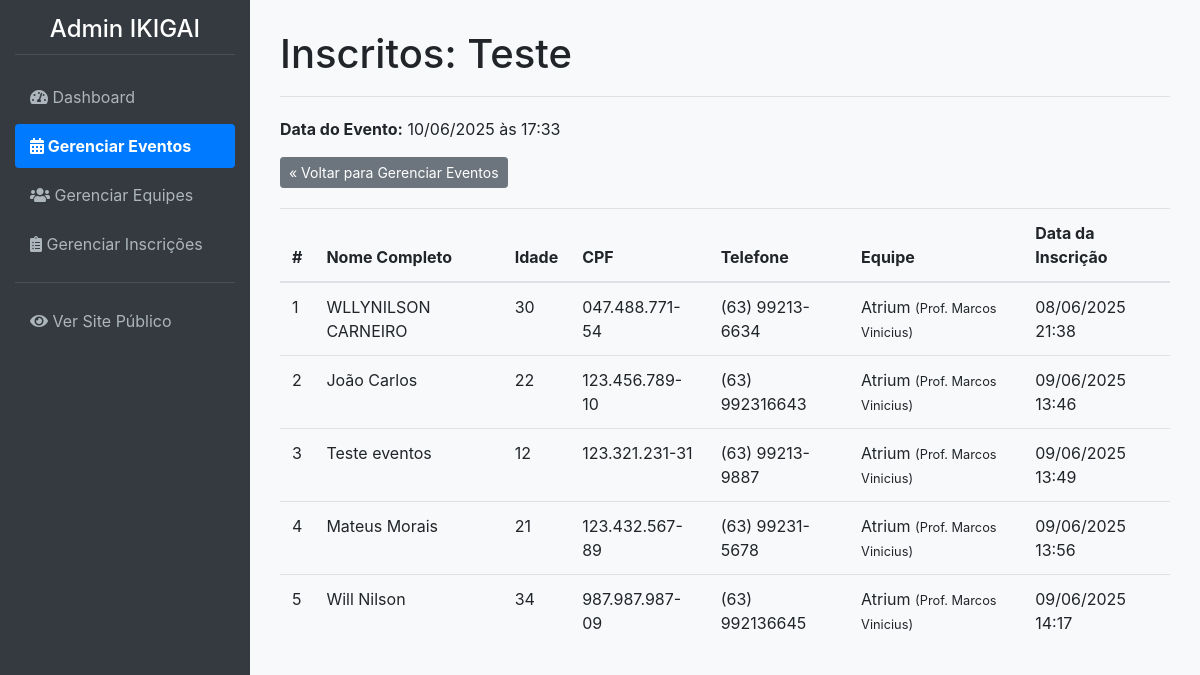
The app's page /admin/eventos/1/inscricoes (signed in), older data.
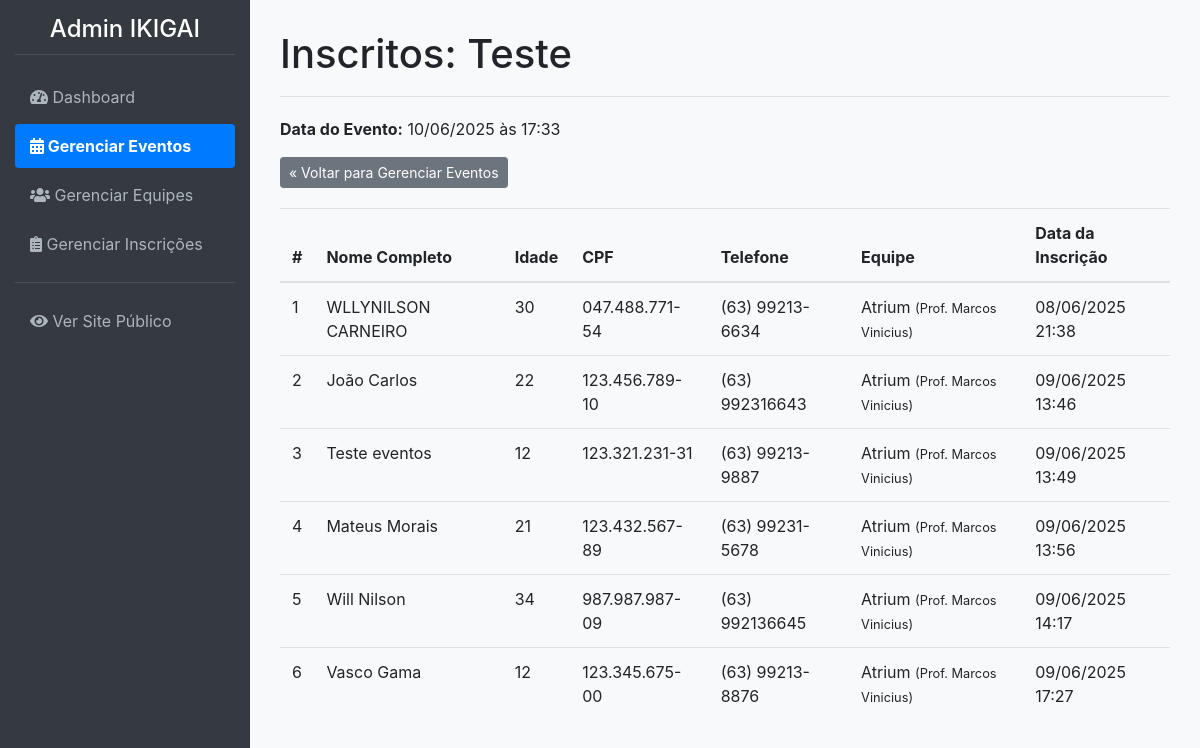
The same page, newer data.
### app/models.py (models this page shows, shortened)
class Evento(db.Model):
    __tablename__ = 'eventos'
    id = db.Column(db.Integer, primary_key=True)
    nome_evento = db.Column(db.String(200), nullable=False)
    data_hora_evento = db.Column(db.DateTime, nullable=False)
    palestrante = db.Column(db.String(100))
    imagem_palestrante = db.Column(db.String(300), nullable=True) # URL para a imagem
    descricao = db.Column(db.Text)
    local_evento = db.Column(db.String(200))
    preco = db.Column(db.Float, default=0.0)
    numero_vagas = db.Column(db.Integer, nullable=False)
    inscricoes = db.relationship('Inscricao', backref='evento', lazy=True)

class Inscricao(db.Model):
    __tablename__ = 'inscricoes'
    id = db.Column(db.Integer, primary_key=True)
    nome_participante = db.Column(db.String(100), nullable=False)
    sobrenome_participante = db.Column(db.String(100), nullable=False)
    idade = db.Column(db.Integer, nullable=False)
    cpf = db.Column(db.String(14), nullable=False)
    telefone = db.Column(db.String(20), nullable=False)
    data_inscricao = db.Column(db.DateTime, default=datetime.utcnow)
    evento_id = db.Column(db.Integer, db.ForeignKey('eventos.id'), nullable=False)
    equipe_id = db.Column(db.Integer, db.ForeignKey('equipes.id'), nullable=False)
    status = db.Column(db.String(20), nullable=False, default='Pendente')
    email = db.Column(db.String(100), nullable=False, unique=True)
    __table_args__ = (db.UniqueConstraint('cpf', 'evento_id', name='uq_cpf_evento'),)

class Equipe(db.Model):
    __tablename__ = 'equipes'
    id = db.Column(db.Integer, primary_key=True)
    nome_equipe = db.Column(db.String(100), nullable=False, unique=True)
    professor_responsavel = db.Column(db.String(100), nullable=False)
    inscricoes = db.relationship('Inscricao', backref='equipe', lazy=True)

### app/admin/routes.py (the view)
@bp.route('/eventos/<int:evento_id>/inscricoes')
@login_required
def listar_inscricoes_evento(evento_id):
    evento = Evento.query.get_or_404(evento_id)
    inscricoes = Inscricao.query.filter_by(evento_id=evento.id).order_by(Inscricao.data_inscricao).all()
    return render_template('admin/admin_listar_inscricoes_evento.html', evento=evento, inscricoes=inscricoes)

### app/__init__.py (called while the page is built)
@login_manager.user_loader
def load_user(user_id):
    return models.User.query.get(int(user_id))

### app/admin/routes.py (called while the page is built)
@bp.before_request
def before_request_handler():
    if current_app.config.get('DEBUG') and not current_user.is_authenticated:
        user = User.query.first()
        if user:
            login_user(user)

### app/templates/admin/admin_listar_inscricoes_evento.html (shortened to what this page needs)
{% extends 'admin/admin_base.html' %}
{% block page_title %}Inscritos: {{ evento.nome_evento }}{% endblock %}
{% block content %}
<p><strong>Data do Evento:</strong> {{ evento.data_hora_evento.strftime('%d/%m/%Y às %H:%M') }}</p>
<a href="{{ url_for('admin.gerenciar_eventos') }}" class="btn btn-secondary btn-sm" style="margin-bottom:20px;">&laquo; Voltar para Gerenciar Eventos</a>
{% if inscricoes %}
    <table class="table">
        <thead>
            <tr>
                <th>#</th>
                <th>Nome Completo</th>
                <th>Idade</th>
                <th>CPF</th>
                <th>Telefone</th>
                <th>Equipe</th>
                <th>Data da Inscrição</th>
            </tr>
        </thead>
        <tbody>
            {% for inscricao in inscricoes %}
            <tr>
                <td>{{ loop.index }}</td>
                <td>{{ inscricao.nome_participante }} {{ inscricao.sobrenome_participante }}</td>
                <td>{{ inscricao.idade }}</td>
                <td>{{ inscricao.cpf }}</td>
                <td>{{ inscricao.telefone }}</td>
                <td>
                    {% if inscricao.equipe %}
                        {{ inscricao.equipe.nome_equipe }}
                        <small>(Prof. {{ inscricao.equipe.professor_responsavel }})</small>
                    {% else %}
                        Equipe não informada
                    {% endif %}
                </td>
                <td>{{ inscricao.data_inscricao.strftime('%d/%m/%Y %H:%M') }}</td>
            </tr>
            {% endfor %}
        </tbody>
    </table>
{% else %}
    <p>Nenhum participante inscrito neste evento ainda.</p>
{% endif %}
{% endblock %}

### app/templates/admin/admin_base.html (shortened to what this page needs)
<!DOCTYPE html>
<html lang="pt-BR">
<head>
    <link rel="stylesheet" href="https://stackpath.bootstrapcdn.com/bootstrap/4.5.2/css/bootstrap.min.css">
    <link rel="stylesheet" href="https://cdnjs.cloudflare.com/ajax/libs/font-awesome/5.15.3/css/all.min.css">
    <link rel="stylesheet" href="{{ url_for('static', filename='css/admin_styles.css') }}">
</head>
<body>
    <nav class="sidebar">
        <h2>Admin IKIGAI</h2>
        <a href="{{ url_for('admin.dashboard') }}" class="{{ 'active' if request.endpoint == 'admin.dashboard' else '' }}">
            <i class="fas fa-tachometer-alt"></i> Dashboard
        </a>
        <a href="{{ url_for('admin.gerenciar_eventos') }}" class="{{ 'active' if 'evento' in request.endpoint else '' }}">
            <i class="fas fa-calendar-alt"></i> Gerenciar Eventos
        </a>
        <a href="{{ url_for('admin.gerenciar_equipes') }}" class="{{ 'active' if 'equipe' in request.endpoint else '' }}">
            <i class="fas fa-users"></i> Gerenciar Equipes
        </a>
        <a href="{{ url_for('admin.gerenciar_inscricoes') }}" class="{{ 'active' if 'inscricao' in request.endpoint else '' }}">
            <i class="fas fa-clipboard-list"></i> Gerenciar Inscrições
        </a>
        <hr style="border-color: #495057;">
        <a href="{{ url_for('public.index') }}"><i class="fas fa-eye"></i> Ver Site Público</a>
    </nav>
    <main class="main-content">
        <div class="content-header">
            <h1>{% block page_title %}{% endblock %}</h1>
        </div>
        {% block content %}{% endblock %}
    </main>
</body>
</html>

### app/static/css/admin_styles.css (style rules this page uses)
body { display: flex; background-color: #f8f9fa; }
.sidebar { width: 250px; min-height: 100vh; background-color: #343a40; padding: 15px; color: white; flex-shrink: 0; }
.sidebar h2 { font-size: 1.5rem; margin-bottom: 20px; text-align: center; color: #fff; border-bottom: 1px solid #495057; padding-bottom: 10px; }
.sidebar a { display: block; color: #adb5bd; padding: 10px 15px; text-decoration: none; border-radius: 4px; margin-bottom: 5px; }
.sidebar a.active { background-color: #007bff; color: #fff; font-weight: bold; }
.main-content { flex-grow: 1; padding: 30px; overflow-y: auto; }
.content-header { border-bottom: 1px solid #dee2e6; margin-bottom: 20px; padding-bottom: 10px; }

Row changes from the older to the newer data that the page shows:
added Inscricao: nome_participante "Vasco", sobrenome_participante "Gama", idade "12", cpf "123.345.675-00", telefone "(63) 99213-8876", equipe.nome_equipe "Atrium", equipe.professor_responsavel "Marcos Vinicius", data_inscricao "09/06/2025 17:27"
